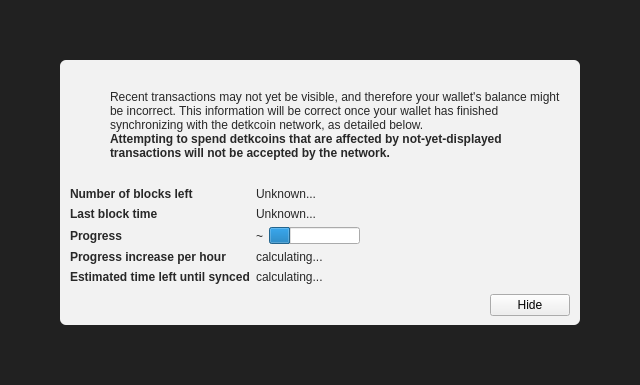
<?xml version="1.0" encoding="UTF-8"?>
<ui version="4.0">
 <class>ModalOverlay</class>
 <widget class="ModalOverlay" name="ModalOverlay">
  <property name="geometry">
   <rect>
    <x>0</x>
    <y>0</y>
    <width>640</width>
    <height>385</height>
   </rect>
  </property>
  <property name="windowTitle">
   <string>Form</string>
  </property>
  <layout class="QVBoxLayout" name="verticalLayout" stretch="0">
   <property name="sizeConstraint">
    <enum>QLayout::SetDefaultConstraint</enum>
   </property>
   <property name="leftMargin">
    <number>0</number>
   </property>
   <property name="topMargin">
    <number>0</number>
   </property>
   <property name="rightMargin">
    <number>0</number>
   </property>
   <property name="bottomMargin">
    <number>0</number>
   </property>
   <item>
    <widget class="QWidget" name="bgWidget" native="true">
     <property name="styleSheet">
      <string notr="true">#bgWidget { background: rgba(0,0,0,220); }</string>
     </property>
     <layout class="QVBoxLayout" name="verticalLayoutMain" stretch="1">
      <property name="leftMargin">
       <number>60</number>
      </property>
      <property name="topMargin">
       <number>60</number>
      </property>
      <property name="rightMargin">
       <number>60</number>
      </property>
      <property name="bottomMargin">
       <number>60</number>
      </property>
      <item>
       <widget class="QWidget" name="contentWidget" native="true">
        <property name="styleSheet">
         <string notr="true">#contentWidget { background: rgba(255,255,255,240); border-radius: 6px; }

QLabel { color: rgb(40,40,40);  }</string>
        </property>
        <layout class="QVBoxLayout" name="verticalLayoutSub" stretch="1,0,0,0">
         <property name="spacing">
          <number>0</number>
         </property>
         <property name="leftMargin">
          <number>10</number>
         </property>
         <property name="topMargin">
          <number>10</number>
         </property>
         <property name="rightMargin">
          <number>10</number>
         </property>
         <property name="bottomMargin">
          <number>10</number>
         </property>
         <item>
          <layout class="QHBoxLayout" name="horizontalLayoutIconText" stretch="0,1">
           <property name="topMargin">
            <number>20</number>
           </property>
           <item>
            <layout class="QVBoxLayout" name="verticalLayoutIcon">
             <property name="leftMargin">
              <number>0</number>
             </property>
             <item>
              <widget class="QPushButton" name="warningIcon">
               <property name="enabled">
                <bool>false</bool>
               </property>
               <property name="text">
                <string/>
               </property>
               <property name="icon">
                <iconset>
                 <normaloff>:/icons/warning</normaloff>
                 <disabledoff>:/icons/warning</disabledoff>:/icons/warning</iconset>
               </property>
               <property name="iconSize">
                <size>
                 <width>48</width>
                 <height>48</height>
                </size>
               </property>
               <property name="flat">
                <bool>true</bool>
               </property>
              </widget>
             </item>
             <item>
              <spacer name="verticalSpacerWarningIcon">
               <property name="orientation">
                <enum>Qt::Vertical</enum>
               </property>
               <property name="sizeHint" stdset="0">
                <size>
                 <width>20</width>
                 <height>40</height>
                </size>
               </property>
              </spacer>
             </item>
            </layout>
           </item>
           <item>
            <layout class="QVBoxLayout" name="verticalLayoutInfoText">
             <property name="leftMargin">
              <number>0</number>
             </property>
             <property name="topMargin">
              <number>0</number>
             </property>
             <item>
              <widget class="QLabel" name="infoText">
               <property name="text">
                <string>Recent transactions may not yet be visible, and therefore your wallet's balance might be incorrect. This information will be correct once your wallet has finished synchronizing with the detkcoin network, as detailed below.</string>
               </property>
               <property name="textFormat">
                <enum>Qt::RichText</enum>
               </property>
               <property name="wordWrap">
                <bool>true</bool>
               </property>
              </widget>
             </item>
             <item>
              <widget class="QLabel" name="infoTextStrong">
               <property name="font">
                <font>
                 <weight>75</weight>
                 <bold>true</bold>
                </font>
               </property>
               <property name="text">
                <string>Attempting to spend detkcoins that are affected by not-yet-displayed transactions will not be accepted by the network.</string>
               </property>
               <property name="textFormat">
                <enum>Qt::RichText</enum>
               </property>
               <property name="wordWrap">
                <bool>true</bool>
               </property>
              </widget>
             </item>
             <item>
              <spacer name="verticalSpacerInTextSpace">
               <property name="orientation">
                <enum>Qt::Vertical</enum>
               </property>
               <property name="sizeHint" stdset="0">
                <size>
                 <width>20</width>
                 <height>40</height>
                </size>
               </property>
              </spacer>
             </item>
            </layout>
           </item>
          </layout>
         </item>
         <item>
          <spacer name="verticalSpacerAfterText">
           <property name="orientation">
            <enum>Qt::Vertical</enum>
           </property>
           <property name="sizeHint" stdset="0">
            <size>
             <width>20</width>
             <height>40</height>
            </size>
           </property>
          </spacer>
         </item>
         <item>
          <layout class="QFormLayout" name="formLayout">
           <property name="fieldGrowthPolicy">
            <enum>QFormLayout::FieldsStayAtSizeHint</enum>
           </property>
           <property name="horizontalSpacing">
            <number>6</number>
           </property>
           <property name="verticalSpacing">
            <number>6</number>
           </property>
           <property name="topMargin">
            <number>10</number>
           </property>
           <item row="0" column="0">
            <widget class="QLabel" name="labelNumberOfBlocksLeft">
             <property name="font">
              <font>
               <weight>75</weight>
               <bold>true</bold>
              </font>
             </property>
             <property name="text">
              <string>Number of blocks left</string>
             </property>
            </widget>
           </item>
           <item row="0" column="1">
            <widget class="QLabel" name="numberOfBlocksLeft">
             <property name="text">
              <string>Unknown...</string>
             </property>
            </widget>
           </item>
           <item row="1" column="0">
            <widget class="QLabel" name="labelLastBlockTime">
             <property name="font">
              <font>
               <weight>75</weight>
               <bold>true</bold>
              </font>
             </property>
             <property name="text">
              <string>Last block time</string>
             </property>
            </widget>
           </item>
           <item row="1" column="1">
            <widget class="QLabel" name="newestBlockDate">
             <property name="sizePolicy">
              <sizepolicy hsizetype="Maximum" vsizetype="Preferred">
               <horstretch>0</horstretch>
               <verstretch>0</verstretch>
              </sizepolicy>
             </property>
             <property name="text">
              <string>Unknown...</string>
             </property>
            </widget>
           </item>
           <item row="2" column="0">
            <widget class="QLabel" name="labelSyncDone">
             <property name="font">
              <font>
               <weight>75</weight>
               <bold>true</bold>
              </font>
             </property>
             <property name="text">
              <string>Progress</string>
             </property>
            </widget>
           </item>
           <item row="2" column="1">
            <layout class="QHBoxLayout" name="horizontalLayoutSync" stretch="0,1">
             <item>
              <widget class="QLabel" name="percentageProgress">
               <property name="text">
                <string notr="true">~</string>
               </property>
              </widget>
             </item>
             <item>
              <widget class="QProgressBar" name="progressBar">
               <property name="value">
                <number>24</number>
               </property>
               <property name="format">
                <string/>
               </property>
              </widget>
             </item>
            </layout>
           </item>
           <item row="4" column="0">
            <widget class="QLabel" name="labelProgressIncrease">
             <property name="font">
              <font>
               <weight>75</weight>
               <bold>true</bold>
              </font>
             </property>
             <property name="text">
              <string>Progress increase per hour</string>
             </property>
            </widget>
           </item>
           <item row="4" column="1">
            <widget class="QLabel" name="progressIncreasePerH">
             <property name="text">
              <string>calculating...</string>
             </property>
            </widget>
           </item>
           <item row="5" column="0">
            <widget class="QLabel" name="labelEstimatedTimeLeft">
             <property name="font">
              <font>
               <weight>75</weight>
               <bold>true</bold>
              </font>
             </property>
             <property name="text">
              <string>Estimated time left until synced</string>
             </property>
            </widget>
           </item>
           <item row="5" column="1">
            <widget class="QLabel" name="expectedTimeLeft">
             <property name="text">
              <string>calculating...</string>
             </property>
            </widget>
           </item>
          </layout>
         </item>
         <item>
          <layout class="QHBoxLayout" name="horizontalLayoutButtons">
           <property name="leftMargin">
            <number>10</number>
           </property>
           <property name="topMargin">
            <number>10</number>
           </property>
           <item>
            <spacer name="horizontalSpacer">
             <property name="orientation">
              <enum>Qt::Horizontal</enum>
             </property>
             <property name="sizeHint" stdset="0">
              <size>
               <width>40</width>
               <height>20</height>
              </size>
             </property>
            </spacer>
           </item>
           <item>
            <widget class="QPushButton" name="closeButton">
             <property name="text">
              <string>Hide</string>
             </property>
            </widget>
           </item>
          </layout>
         </item>
        </layout>
       </widget>
      </item>
     </layout>
    </widget>
   </item>
  </layout>
 </widget>
 <customwidgets>
  <customwidget>
   <class>ModalOverlay</class>
   <extends>QWidget</extends>
   <header>modaloverlay.h</header>
   <container>1</container>
  </customwidget>
 </customwidgets>
 <resources/>
 <connections/>
</ui>
